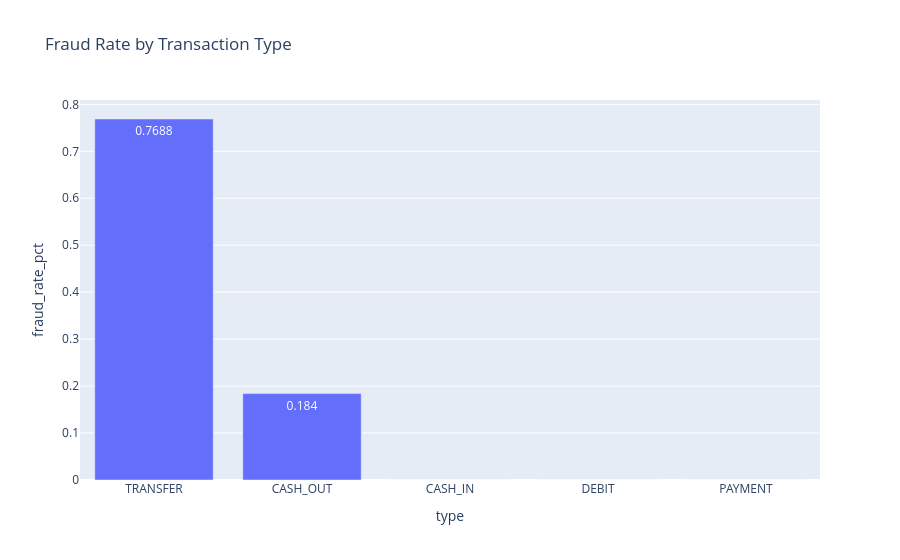

This figure's notebook cell:
### Code cell
# Generate chart of fraud rate by transaction type - Query (a)
import plotly.express as px

df1 = df.groupby('type').agg(
    txn_count=('isfraud', 'count'),
    fraud_count=('isfraud', 'sum')
).reset_index()
df1['fraud_rate_pct'] = round(100 * df1['fraud_count'] / df1['txn_count'], 4)
df1 = df1.sort_values('fraud_rate_pct', ascending=False)

fig1 = px.bar(df1, x='type', y='fraud_rate_pct', text='fraud_rate_pct',
              title='Fraud Rate by Transaction Type')
fig1.show()
print(df1)

### Figure 1 — Plotly figure (JSON) as saved in the notebook; plotly's stock layout.template omitted (floating-point values rounded to 4 significant figures)
{"data": [{"hovertemplate": "type=%{x}<br>fraud_rate_pct=%{text}<extra></extra>", "legendgroup": "", "marker": {"color": "#636efa", "pattern": {"shape": ""}}, "name": "", "orientation": "v", "showlegend": false, "text": [0.7688, 0.184, 0.0, 0.0, 0.0], "textposition": "auto", "type": "bar", "x": ["TRANSFER", "CASH_OUT", "CASH_IN", "DEBIT", "PAYMENT"], "xaxis": "x", "y": [0.7688, 0.184, 0.0, 0.0, 0.0], "yaxis": "y"}], "layout": {"barmode": "relative", "legend": {"tracegroupgap": 0}, "title": {"text": "Fraud Rate by Transaction Type"}, "xaxis": {"anchor": "y", "domain": [0, 1], "title": {"text": "type"}}, "yaxis": {"anchor": "x", "domain": [0, 1], "title": {"text": "fraud_rate_pct"}}}}
